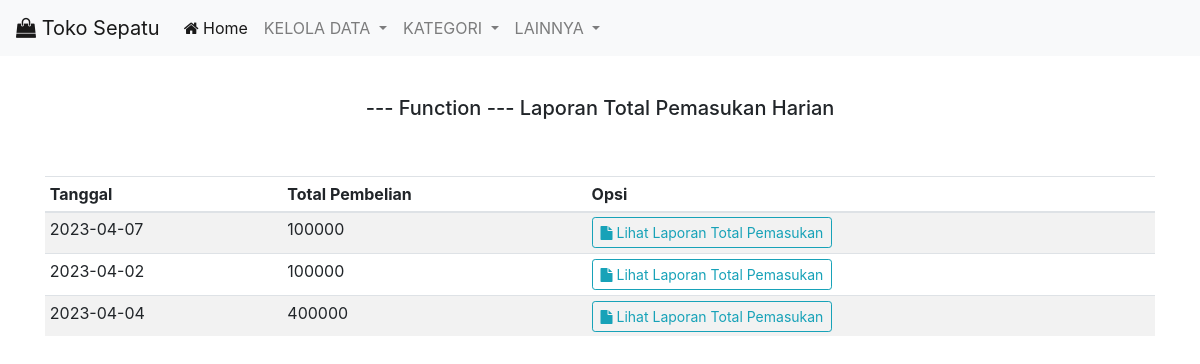
/fungsi/lapTotal.php, run on the app's committed database.
### tables this page shows
CREATE TABLE `header_bayar` (
  `no_nota` int(11) NOT NULL AUTO_INCREMENT,
  `id_detail` int(11) NOT NULL,
  `tanggal` date NOT NULL,
  `total_pembelian` int(11) NOT NULL,
  `bayar` int(11) NOT NULL,
  `sisa_bayar` int(11) NOT NULL,
  PRIMARY KEY (`no_nota`),
  KEY `fk_head_detail` (`id_detail`),
  CONSTRAINT `fk_head_detail` FOREIGN KEY (`id_detail`) REFERENCES `detail_bayar` (`id_detail`) ON DELETE CASCADE ON UPDATE CASCADE
);

### fungsi/lapTotal.php (the view, shortened to what this page needs)
<?php
   require '../function.php';
?>
<!doctype html>
<html lang="en">
<head>
    <link rel="stylesheet" href="https://maxcdn.bootstrapcdn.com/bootstrap/4.0.0/css/bootstrap.min.css"
>
    <link rel="stylesheet" href="https://maxcdn.bootstrapcdn.com/font-awesome/4.5.0/css/font-awesome.min.css" />
</head>
<body>
    <nav class="navbar navbar-expand-lg navbar-light bg-light fixed-top">
        <a class="navbar-brand" href="#"><i class="fa fa-shopping-bag"></i> Toko Sepatu </a>
        <div class="collapse navbar-collapse" id="navbarNavDropdown">
            <ul class="navbar-nav">
                <li class="nav-item active">
                    <a class="nav-link" href="../index.php"><i class="fa fa-home"></i> Home </a>
                </li>
                <li class="nav-item dropdown">
                    <a class="nav-link dropdown-toggle" href="#" id="navbarDropdownMenuLink" data-toggle="dropdown"
                        aria-haspopup="true" aria-expanded="false">
                        KELOLA DATA
                    </a>
                </li>
                <li class="nav-item dropdown">
                    <a class="nav-link dropdown-toggle" href="#" id="navbarDropdownMenuLink" data-toggle="dropdown"
                        aria-haspopup="true" aria-expanded="false">
                        KATEGORI
                    </a>
                </li>
                <li class="nav-item dropdown">
                    <a class="nav-link dropdown-toggle" href="#" id="navbarDropdownMenuLink" data-toggle="dropdown"
                        aria-haspopup="true" aria-expanded="false">
                        LAINNYA
                    </a>
                </li>
            </ul>
        </div>
    </nav>
    <div class="d-flex align-items-center justify-content-center mt-5">
        <div class="p-5">
            <h5 class="text-center">--- Function --- Laporan Total Pemasukan Harian</h5>
        </div>
    </div>
    <div class="container">
        <div class="row">
            <div class="col">
                <table class="table table-striped table-sm">
                    <thead>
                        <tr>
                            <th scope="col">Tanggal</th>
                            <th scope="col">Total Pembelian</th>
                            <th scope="col">Opsi</th>
                        </tr>
                    </thead>
                    <tbody>
                        <?php
                            $listheader = mysqli_query($koneksi, "select * from header_bayar");
                            while($data = mysqli_fetch_array($listheader)){
                                $tanggal = $data['tanggal'];
                                $nota = $data['no_nota'];
                                $beli = $data['total_pembelian'];
                         ?>
                        <tr>
                            <td><?=$tanggal;?></td>
                            <td><?=$beli;?></td>
                            <td>
                                <button type="button" class="btn btn-outline-info btn-sm" data-toggle="modal"
                                    data-target="#liatLap<?=$nota;?>">
                                    <i class="fa fa-file"></i> Lihat Laporan Total Pemasukan
                                </button>
                            </td>
                        </tr>
                        <?php
                            }; ?>
                    </tbody>
                </table>
            </div>
        </div>
    </div>
</body>
</html>

### data on the page
header_bayar: tanggal "2023-04-07", total_pembelian "100000"
header_bayar: tanggal "2023-04-02", total_pembelian "100000"
header_bayar: tanggal "2023-04-04", total_pembelian "400000"
